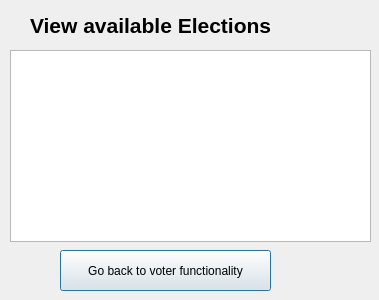
<?xml version="1.0" encoding="UTF-8"?>
<ui version="4.0">
 <class>avalableelections</class>
 <widget class="QDialog" name="avalableelections">
  <property name="geometry">
   <rect>
    <x>0</x>
    <y>0</y>
    <width>379</width>
    <height>300</height>
   </rect>
  </property>
  <property name="windowTitle">
   <string>Dialog</string>
  </property>
  <widget class="QTableView" name="tableView">
   <property name="geometry">
    <rect>
     <x>10</x>
     <y>50</y>
     <width>361</width>
     <height>192</height>
    </rect>
   </property>
  </widget>
  <widget class="QLabel" name="label">
   <property name="geometry">
    <rect>
     <x>30</x>
     <y>10</y>
     <width>301</width>
     <height>31</height>
    </rect>
   </property>
   <property name="font">
    <font>
     <pointsize>16</pointsize>
     <bold>true</bold>
    </font>
   </property>
   <property name="text">
    <string>View available Elections</string>
   </property>
  </widget>
  <widget class="QPushButton" name="pushButton">
   <property name="geometry">
    <rect>
     <x>60</x>
     <y>250</y>
     <width>211</width>
     <height>41</height>
    </rect>
   </property>
   <property name="text">
    <string>Go back to voter functionality</string>
   </property>
  </widget>
 </widget>
 <resources/>
 <connections/>
</ui>
